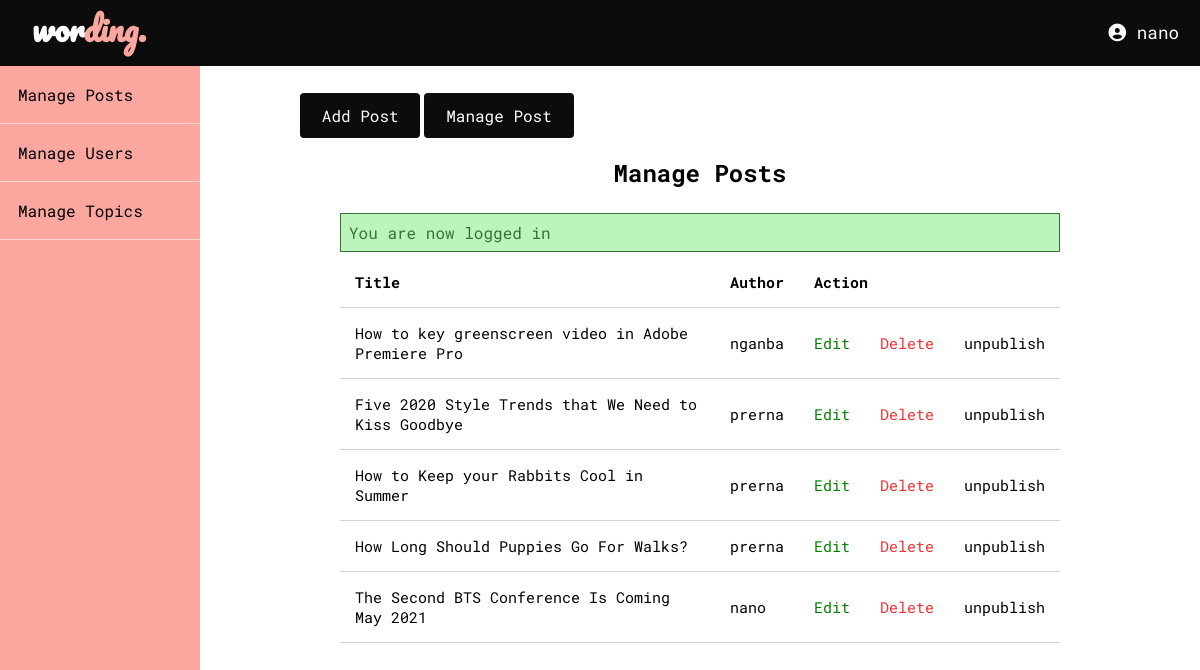
Page /admin/posts/index.php (signed in) on the committed database.
### tables this page shows
CREATE TABLE `posts` (
  `id` int(11) NOT NULL,
  `user_id` int(11) NOT NULL,
  `topic_id` int(11) DEFAULT NULL,
  `title` varchar(255) NOT NULL,
  `image` varchar(255) NOT NULL,
  `body` text NOT NULL,
  `published` tinyint(4) NOT NULL,
  `created_at` datetime NOT NULL DEFAULT current_timestamp(),
  `username` varchar(255) DEFAULT NULL
);

### app/database/db.php (called while the page is built, shortened)
<?php
require('connect.php');
function selectAll($table, $conditions = [])
{
	global $conn;
	$sql = "SELECT * FROM $table";
	if(empty($conditions)){
		$stmt = $conn->prepare($sql);
		$stmt->execute();
		$records = $stmt->get_result()->fetch_all(MYSQLI_ASSOC);
		return $records;
	}
}

### app/controllers/posts.php (called while the page is built, shortened)
<?php
include(ROOT_PATH . "/app/database/db.php");
$table = 'posts';
$posts = selectAll($table);

### admin/posts/index.php (the view, shortened to what this page needs)
<?php include(ROOT_PATH . "/app/controllers/posts.php");
?>
<!DOCTYPE html>
<html>
<head>
	<link rel="stylesheet" type="text/css" href="../../assets/css/style.css">
	<link rel="stylesheet" type="text/css" href="../../assets/css/admin.css">
</head>
<body>
	<?php include(ROOT_PATH . "/app/includes/adminHeader.php"); ?>
	<div class="admin-wrapper">
		<?php include(ROOT_PATH . "/app/includes/adminSidebar.php"); ?>
		<div class="admin-content">
			<div class="button-grp">
				<a href="create.php" class="btn btn-big">Add Post</a>
				<a href="index.php" class="btn btn-big" >Manage Post</a>
			</div>
			<div class="content">
				<h2 class="page-title">Manage Posts</h2>
				<?php include(ROOT_PATH . "/app/includes/messages.php"); ?>
				<div>
					<table>
						<thead>
							<th>Title</th>
							<th>Author</th>
							<th colspan="3">Action</th>
						</thead>
						<tbody>
							<?php foreach ($posts as $key => $post): ?>
								<tr>
									<td><?php echo $post['title']; ?></td>
									<td><?php echo $post['username']; ?></td>
									<td><a href="edit.php?id=<?php echo $post['id']; ?>" class="edit"> Edit</a></td>
									<td><a href="edit.php?delete_id=<?php echo $post['id']; ?>" class="delete"> Delete</a></td>
									<?php if($post['published']): ?>
										<td><a href="edit.php?published=0&p_id=<?php echo $post['id'] ?>" class="unpublish"> unpublish</a></td>
									<?php else: ?>
										<td><a href="edit.php?published=1&p_id=<?php echo $post['id'] ?>" class="publish"> publish</a></td>
									<?php endif; ?>
								</tr>
							<?php endforeach; ?>
						</tbody>
					</table>
				</div>
			</div>
		</div>
	</div>
</body>
</html>

### assets/css/style.css (style rules this page uses)
* { box-sizing: border-box; }
html,body { height: 100%; padding: 0px; margin: 0px; background-color: #f6f6f6; }
li , a { font-family: 'Roboto Mono', monospace; text-decoration: none; color: inherit; }
h1, h2,h3,h4,h5,h6 { margin: 5px; }
.btn { padding: .5rem 1rem; background: #FBA69F; color: white; border: 1px solid transparent; border-radius: .25rem; }
.btn { font-family: 'Roboto Mono', monospace; }
.btn-big { padding: .7rem 1.3rem; line-height: 1.3rem; background: #0C0C0C; }
.content { width: 90%; margin: 30px auto 30px; }

### assets/css/admin.css (style rules this page uses)
.admin-wrapper { display: flex; height: 100%; background: #FBA69F; }
.admin-wrapper .admin-content { flex:8; height: 100%; padding: 40px 100px 100px; background: white; }
.admin-content .page-title { text-align: center; margin-bottom: 1.5rem; font-family: 'Roboto Mono', monospace; }
table { font-family: 'Roboto Mono', monospace; width: 100%; border-collapse: collapse; font-size: 15px; }
th , td { padding: 15px; text-align: left; border-bottom: 1px solid #d3d3d3; }
.edit { color: green; }
.delete { color: #F33131; }

### rows in the picture
posts: title "How to key greenscreen video in Adobe Premiere Pro", username "nganba"
posts: title "Five 2020 Style Trends that We Need to Kiss Goodbye", username "prerna"
posts: title "How to Keep your Rabbits Cool in Summer", username "prerna"
posts: title "How Long Should Puppies Go For Walks?", username "prerna"
posts: title "The Second BTS Conference Is Coming May 2021", username "nano"

### other values in the picture
$_SESSION['username'] "nano"
$_SESSION['message'] "You are now logged in"
